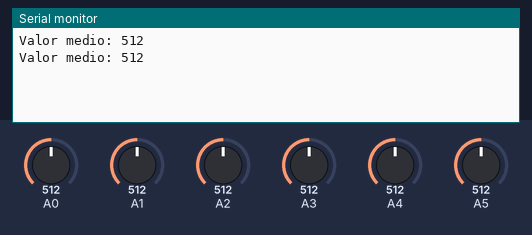
Recording of a sketch running on a simulated Arduino Uno, built with avr-gcc and run on an emulated ATmega328P. On the bench: the last lines printed to the serial monitor. Inputs (shaded band) come from the test bench; at power-on: A0 = 512, A1 = 512, A2 = 512, A3 = 512, A4 = 512, A5 = 512.

Above: at 1.0 s.
1.1 s: A0 set to 716
At 1.18 s:
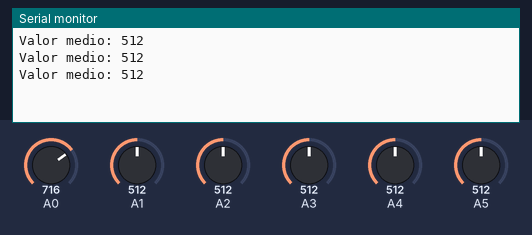
4.1 s: A1 set to 716
At 4.11 s:
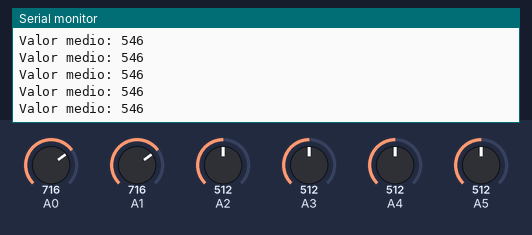
5.6 s: A2 set to 716
At 5.78 s:
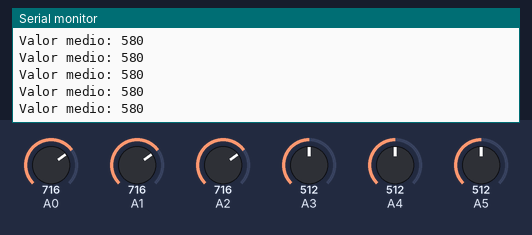
7.1 s: A3 set to 716
At 7.24 s:
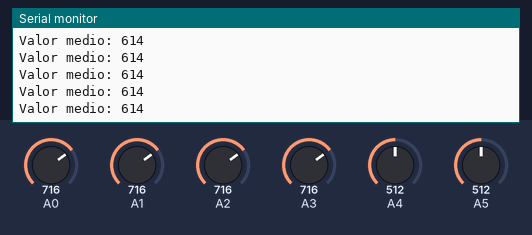
8.6 s: A4 set to 716
At 8.7 s:
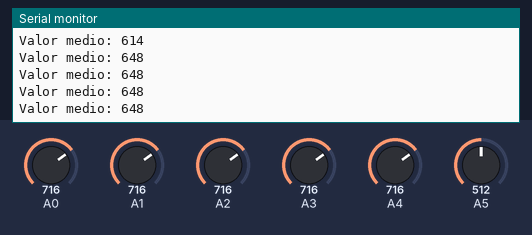
10.1 s: A5 set to 716
At 10.17 s:
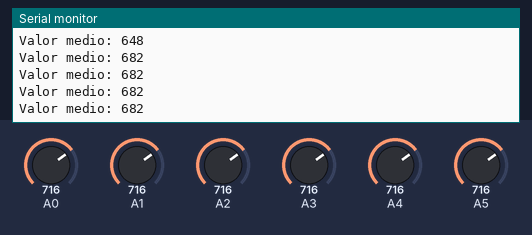
Timing chart, 0 to 12.6 s (numbered marks = the images above; inputs shaded):
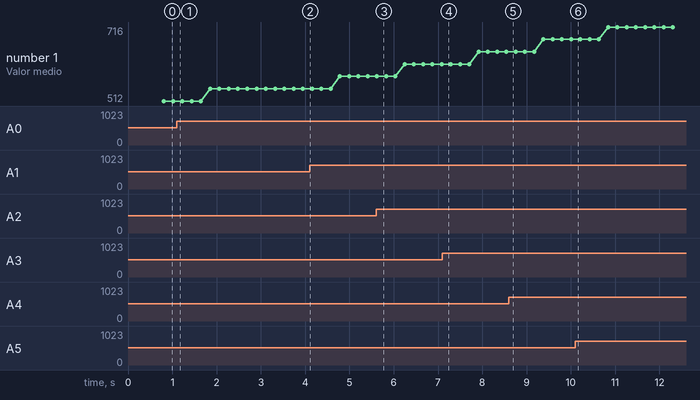

Measured:
- plotted number 1: 512 → 546 after the input at 1.1 s, 546 → 580 after the input at 4.1 s, 580 → 614 after the input at 5.6 s, 614 → 648 after the input at 7.1 s, 648 → 682 after the input at 8.6 s

The sketch:

ex_4_relatorio_4.ino
```cpp
unsigned int valor_digital_atual = 0;
unsigned long int valor_digital_medio = 0;

int main() {
    // Configuração ADC
    ADMUX = (1 << REFS0);
    ADCSRA = (1 << ADEN) + (1 << ADPS2) + (1 << ADPS1) + (1 << ADPS0);

    Serial.begin(19200);

    for(;;) {
        for(int i = 0; i < 6; i++) {
            ADMUX = (ADMUX & 0xF8) | i;
            ADCSRA |= (1 << ADSC);
            while(!(ADCSRA & (1 << ADIF)));

            // valor atual contido no conversor
            valor_digital_atual = ADC;
            valor_digital_medio += valor_digital_atual;
        }

        Serial.print("Valor medio: ");
        Serial.println(valor_digital_medio / 6);

        _delay_ms(200);
        valor_digital_medio = 0;
    }
}
```
